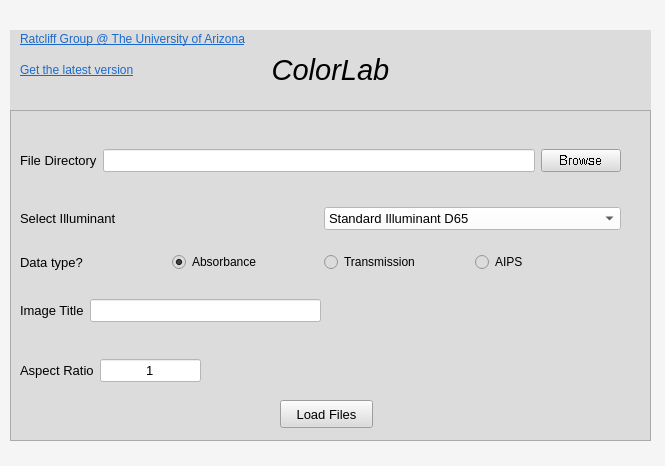
<?xml version="1.0" encoding="UTF-8"?>
<ui version="4.0">
 <class>MainWindow</class>
 <widget class="QMainWindow" name="MainWindow">
  <property name="geometry">
   <rect>
    <x>0</x>
    <y>0</y>
    <width>665</width>
    <height>466</height>
   </rect>
  </property>
  <property name="font">
   <font>
    <family>Bahnschrift SemiBold SemiConden</family>
    <pointsize>10</pointsize>
    <weight>75</weight>
    <bold>true</bold>
   </font>
  </property>
  <property name="windowTitle">
   <string>Colorlab GUI</string>
  </property>
  <property name="styleSheet">
   <string notr="true">background-color: rgb(245, 245, 245);</string>
  </property>
  <property name="animated">
   <bool>true</bool>
  </property>
  <property name="unifiedTitleAndToolBarOnMac">
   <bool>false</bool>
  </property>
  <widget class="QWidget" name="centralwidget">
   <widget class="QLabel" name="label">
    <property name="geometry">
     <rect>
      <x>10</x>
      <y>30</y>
      <width>641</width>
      <height>81</height>
     </rect>
    </property>
    <property name="font">
     <font>
      <family>MS Shell Dlg 2</family>
      <pointsize>24</pointsize>
      <weight>50</weight>
      <bold>false</bold>
     </font>
    </property>
    <property name="styleSheet">
     <string notr="true">background-color:rgb(220, 220, 220)</string>
    </property>
    <property name="text">
     <string>&lt;html&gt;&lt;head/&gt;&lt;body&gt;&lt;p align=&quot;center&quot;&gt;&lt;span style=&quot; font-size:22pt; font-style:italic; color:#000000;&quot;&gt;ColorLab&lt;/span&gt;&lt;/p&gt;&lt;/body&gt;&lt;/html&gt;</string>
    </property>
    <property name="alignment">
     <set>Qt::AlignCenter</set>
    </property>
    <property name="wordWrap">
     <bool>true</bool>
    </property>
   </widget>
   <widget class="QFrame" name="frame">
    <property name="geometry">
     <rect>
      <x>10</x>
      <y>110</y>
      <width>641</width>
      <height>331</height>
     </rect>
    </property>
    <property name="styleSheet">
     <string notr="true">background-color:rgb(220, 220, 220)</string>
    </property>
    <property name="frameShape">
     <enum>QFrame::StyledPanel</enum>
    </property>
    <property name="frameShadow">
     <enum>QFrame::Raised</enum>
    </property>
    <widget class="QWidget" name="layoutWidget">
     <property name="geometry">
      <rect>
       <x>10</x>
       <y>90</y>
       <width>601</width>
       <height>38</height>
      </rect>
     </property>
     <layout class="QHBoxLayout" name="horizontalLayout_2">
      <item>
       <widget class="QLabel" name="label_3">
        <property name="font">
         <font>
          <family>MS Shell Dlg 2</family>
          <pointsize>10</pointsize>
          <weight>50</weight>
          <bold>false</bold>
         </font>
        </property>
        <property name="text">
         <string>&lt;html&gt;&lt;head/&gt;&lt;body&gt;&lt;p&gt;Select Illuminant&lt;/p&gt;&lt;/body&gt;&lt;/html&gt;</string>
        </property>
       </widget>
      </item>
      <item>
       <widget class="QComboBox" name="comboBox">
        <property name="font">
         <font>
          <family>MS Shell Dlg 2</family>
          <pointsize>10</pointsize>
          <weight>50</weight>
          <bold>false</bold>
         </font>
        </property>
        <property name="styleSheet">
         <string notr="true">background-color: rgb(255, 255, 255)</string>
        </property>
        <item>
         <property name="text">
          <string>Standard Illuminant D65</string>
         </property>
        </item>
        <item>
         <property name="text">
          <string>Standard Illuminant A</string>
         </property>
        </item>
        <item>
         <property name="text">
          <string>Illuminant C</string>
         </property>
        </item>
        <item>
         <property name="text">
          <string>Illuminant D50</string>
         </property>
        </item>
        <item>
         <property name="text">
          <string>Illuminant D55</string>
         </property>
        </item>
        <item>
         <property name="text">
          <string>Illuminant D75</string>
         </property>
        </item>
        <item>
         <property name="text">
          <string>F2</string>
         </property>
        </item>
        <item>
         <property name="text">
          <string>F7</string>
         </property>
        </item>
        <item>
         <property name="text">
          <string>F11</string>
         </property>
        </item>
       </widget>
      </item>
     </layout>
    </widget>
    <widget class="QWidget" name="layoutWidget">
     <property name="geometry">
      <rect>
       <x>10</x>
       <y>30</y>
       <width>601</width>
       <height>41</height>
      </rect>
     </property>
     <layout class="QHBoxLayout" name="horizontalLayout">
      <item>
       <widget class="QLabel" name="label_2">
        <property name="font">
         <font>
          <family>MS Shell Dlg 2</family>
          <pointsize>10</pointsize>
          <weight>50</weight>
          <bold>false</bold>
         </font>
        </property>
        <property name="text">
         <string>&lt;html&gt;&lt;head/&gt;&lt;body&gt;&lt;p&gt;&lt;span style=&quot; color:#000000;&quot;&gt;File Directory&lt;/span&gt;&lt;/p&gt;&lt;/body&gt;&lt;/html&gt;</string>
        </property>
        <property name="wordWrap">
         <bool>false</bool>
        </property>
       </widget>
      </item>
      <item>
       <widget class="QLineEdit" name="lineEdit">
        <property name="font">
         <font>
          <family>MS Shell Dlg 2</family>
          <pointsize>10</pointsize>
         </font>
        </property>
        <property name="styleSheet">
         <string notr="true">background-color: rgb(255, 255, 255);</string>
        </property>
       </widget>
      </item>
      <item>
       <widget class="QPushButton" name="pushButton">
        <property name="font">
         <font>
          <family>MS Shell Dlg 2</family>
          <pointsize>10</pointsize>
          <weight>50</weight>
          <italic>false</italic>
          <bold>false</bold>
          <stylestrategy>NoAntialias</stylestrategy>
         </font>
        </property>
        <property name="text">
         <string>Browse</string>
        </property>
       </widget>
      </item>
     </layout>
    </widget>
    <widget class="QWidget" name="layoutWidget">
     <property name="geometry">
      <rect>
       <x>10</x>
       <y>133</y>
       <width>601</width>
       <height>38</height>
      </rect>
     </property>
     <layout class="QHBoxLayout" name="horizontalLayout_3">
      <item>
       <widget class="QLabel" name="label_8">
        <property name="font">
         <font>
          <family>MS Shell Dlg 2</family>
          <pointsize>10</pointsize>
          <weight>50</weight>
          <bold>false</bold>
         </font>
        </property>
        <property name="text">
         <string>Data type?</string>
        </property>
       </widget>
      </item>
      <item>
       <widget class="QRadioButton" name="radioButton">
        <property name="enabled">
         <bool>true</bool>
        </property>
        <property name="text">
         <string>Absorbance</string>
        </property>
        <property name="checked">
         <bool>true</bool>
        </property>
       </widget>
      </item>
      <item>
       <widget class="QRadioButton" name="radioButton_2">
        <property name="text">
         <string>Transmission</string>
        </property>
       </widget>
      </item>
      <item>
       <widget class="QRadioButton" name="radioButton_3">
        <property name="text">
         <string>AIPS</string>
        </property>
       </widget>
      </item>
     </layout>
    </widget>
    <widget class="QWidget" name="layoutWidget">
     <property name="geometry">
      <rect>
       <x>10</x>
       <y>180</y>
       <width>301</width>
       <height>41</height>
      </rect>
     </property>
     <layout class="QHBoxLayout" name="horizontalLayout_4">
      <item>
       <widget class="QLabel" name="label_6">
        <property name="font">
         <font>
          <family>MS Shell Dlg 2</family>
          <pointsize>10</pointsize>
          <weight>50</weight>
          <bold>false</bold>
         </font>
        </property>
        <property name="text">
         <string>Image Title</string>
        </property>
       </widget>
      </item>
      <item>
       <widget class="QLineEdit" name="lineEdit_2">
        <property name="font">
         <font>
          <family>MS Shell Dlg 2</family>
          <pointsize>10</pointsize>
         </font>
        </property>
        <property name="styleSheet">
         <string notr="true">background-color: rgb(255, 255, 255);</string>
        </property>
       </widget>
      </item>
     </layout>
    </widget>
    <widget class="QWidget" name="layoutWidget">
     <property name="geometry">
      <rect>
       <x>10</x>
       <y>240</y>
       <width>181</width>
       <height>41</height>
      </rect>
     </property>
     <layout class="QHBoxLayout" name="horizontalLayout_5">
      <item>
       <widget class="QLabel" name="label_7">
        <property name="font">
         <font>
          <family>MS Shell Dlg 2</family>
          <pointsize>10</pointsize>
          <weight>50</weight>
          <bold>false</bold>
         </font>
        </property>
        <property name="text">
         <string>Aspect Ratio</string>
        </property>
       </widget>
      </item>
      <item>
       <widget class="QLineEdit" name="lineEdit_3">
        <property name="font">
         <font>
          <family>MS Shell Dlg 2</family>
          <pointsize>10</pointsize>
         </font>
        </property>
        <property name="styleSheet">
         <string notr="true">background-color: rgb(255, 255, 255);</string>
        </property>
        <property name="text">
         <string>1</string>
        </property>
        <property name="alignment">
         <set>Qt::AlignCenter</set>
        </property>
       </widget>
      </item>
     </layout>
    </widget>
    <widget class="QPushButton" name="pushButton_2">
     <property name="geometry">
      <rect>
       <x>270</x>
       <y>290</y>
       <width>93</width>
       <height>28</height>
      </rect>
     </property>
     <property name="font">
      <font>
       <family>MS Shell Dlg 2</family>
       <pointsize>10</pointsize>
       <weight>50</weight>
       <bold>false</bold>
      </font>
     </property>
     <property name="text">
      <string>Load Files</string>
     </property>
    </widget>
   </widget>
   <widget class="QLabel" name="label_5">
    <property name="geometry">
     <rect>
      <x>20</x>
      <y>30</y>
      <width>281</width>
      <height>19</height>
     </rect>
    </property>
    <property name="styleSheet">
     <string notr="true">background-color:rgb(220, 220, 220)</string>
    </property>
    <property name="text">
     <string>&lt;html&gt;&lt;head/&gt;&lt;body&gt;&lt;p&gt;&lt;a href=&quot;https://ratcliff.faculty.arizona.edu/&quot;&gt;&lt;span style=&quot; text-decoration: underline; color:#1b6acb;&quot;&gt;Ratcliff Group @ The University of Arizona&lt;/span&gt;&lt;/a&gt;&lt;/p&gt;&lt;/body&gt;&lt;/html&gt;</string>
    </property>
    <property name="openExternalLinks">
     <bool>true</bool>
    </property>
   </widget>
   <widget class="QLabel" name="label_9">
    <property name="geometry">
     <rect>
      <x>20</x>
      <y>60</y>
      <width>171</width>
      <height>20</height>
     </rect>
    </property>
    <property name="styleSheet">
     <string notr="true">background-color:rgb(220, 220, 220)</string>
    </property>
    <property name="text">
     <string>&lt;html&gt;&lt;head/&gt;&lt;body&gt;&lt;p&gt;&lt;a href=&quot;https://github.com/LISPEM/ColorLab&quot;&gt;&lt;span style=&quot; text-decoration: underline; color:#1b6acb;&quot;&gt;Get the latest version&lt;/span&gt;&lt;/a&gt;&lt;/p&gt;&lt;/body&gt;&lt;/html&gt;</string>
    </property>
    <property name="openExternalLinks">
     <bool>true</bool>
    </property>
   </widget>
  </widget>
  <widget class="QStatusBar" name="statusbar"/>
  <action name="actionGitHub">
   <property name="text">
    <string>GitHub</string>
   </property>
  </action>
 </widget>
 <resources/>
 <connections/>
</ui>
